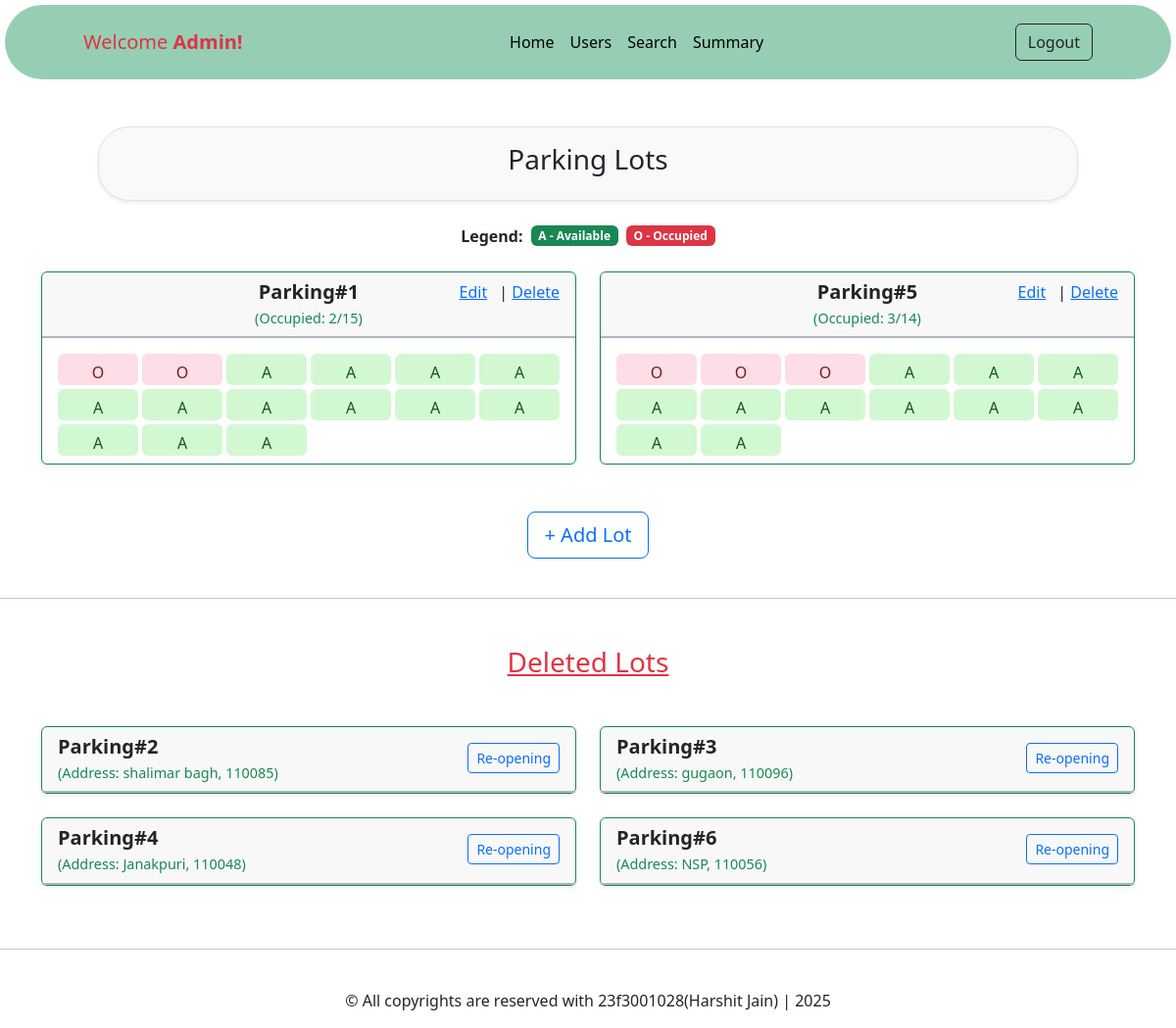
The page /home (signed in) on the database as committed earlier.
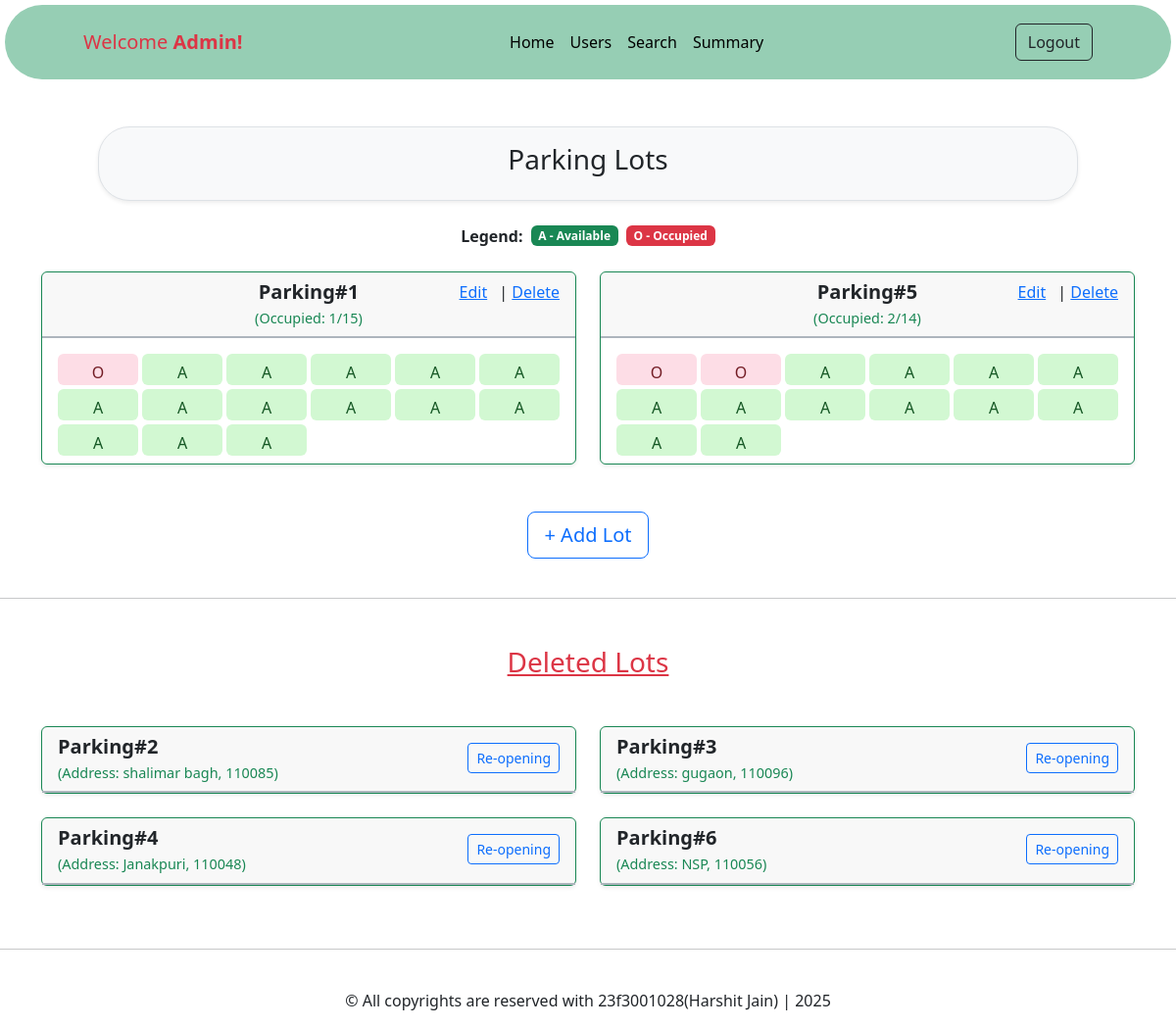
The same page on the database as committed later.
### app/models/parking_lot.py (models this page shows, shortened)
class parking_lot(db.Model):
    __tablename__ = 'parking_lot'
    lot_id = db.Column(db.Integer, primary_key=True, autoincrement=True)
    location = db.Column(db.String(100), nullable=False)
    address = db.Column(db.String(250), nullable=False)
    pin_code = db.Column(db.Integer, nullable=False)
    total_spots = db.Column(db.Integer, nullable=False)
    price = db.Column(db.Integer, nullable=False)
    status = db.Column(db.String(20), default='active')  # 'active', 'deleted'
    spots = db.relationship('parking_spot', backref='lot', lazy=True)
    @property
    def total_no_spots(self):
        return len([spot for spot in self.spots if spot.is_active])
    @property
    def occupied_spots(self):
        return len([spot for spot in self.spots if spot.is_active and spot.status == 'occupied'])

### app/models/parking_spot.py (models this page shows)
class parking_spot(db.Model):
    __tablename__ = 'parking_spot'
    spot_id = db.Column(db.Integer, primary_key=True, autoincrement=True)
    lot_id = db.Column(db.Integer, db.ForeignKey('parking_lot.lot_id', ondelete='RESTRICT', onupdate='CASCADE'))
    status = db.Column(db.String(20), nullable=False) # status = 'occupied' or 'available'
    is_active = db.Column(db.Boolean, default=True)  # True = exists, False = deleted

### app/routes/admin.py (the view)
@admin_bp.route('/home')
@admin_required
def view_lots():
    lots = parking_lot.query.filter_by(status='active').all()
    old_lots = parking_lot.query.filter_by(status='deleted').all()
    return render_template('admin/admin_dash.html', lots=lots, old_lots=old_lots)

### app/routes/admin.py (called while the page is built)
def admin_required(f):
    @wraps(f)
    def decorated_function(*args, **kwargs):
        if 'admin' not in session:
            return redirect(url_for('auth.adminlogin'))
        return f(*args, **kwargs)
    return decorated_function

### app/templates/admin/admin_dash.html (shortened to what this page needs)
{% extends "admin/base.html" %}
{% block heading %} Parking Lots{% endblock %}
{% block content %}
  <div class="mt-4 d-flex justify-content-center align-items-center gap-2">
    <strong>Legend:</strong>
    <span class="badge bg-success">A - Available</span>
    <span class="badge bg-danger">O - Occupied</span>
  </div>
  <br>
<div class="container">
  <div class="row">
    {% for lot in lots %}
    <div class="col-md-6 mb-4">
      <div class="card shadow-sm border border-success">
        <div class="card-header py-2 border-bottom border-dark-subtle border-2">
          <div class="d-flex justify-content-between align-items-start">
            <div class="text-center w-100">
              <h5 class="mb-1"><strong>Parking#{{ lot.lot_id }}</strong></h5>
              <p class="text-success mb-0" style="font-size: 0.9rem;">(Occupied: {{ lot.occupied_spots }}/{{ lot.total_no_spots }})</p>
            </div>
            <div class="position-absolute end-0 top-0 mt-2 me-3">
              <a href="{{ url_for('admin.update_lot', lot_id=lot.lot_id) }}" class="text-primary me-2">Edit</a> |
              <a href="{{ url_for('admin.delete_lot', lot_id=lot.lot_id) }}" class="text-primary"
              onclick="return confirm('Are you sure you want to delete this lot? This action cannot be undone!')">Delete</a>
            </div>
          </div>
        </div>
        <div class="card-body pt-3 pb-2">
          <div class="row gx-1 gy-1">
            {% for spot in lot.spots if spot.is_active %}
            <div class="col-2">
              <a href="{{ url_for('admin.view_spot', spot_id=spot.spot_id) }}"
                class="w-100 btn spot-btn
                {% if spot.status == 'occupied' %}occupied{% else %}available{% endif %}">
                {{ 'O' if spot.status == 'occupied' else 'A' }}
              </a>
            </div>
            {% endfor %}
          </div>
        </div>
      </div>
    </div>
    {% endfor %}
  </div>
  <div class="text-center mt-4">
    <a href="{{ url_for('admin.create_lot') }}" class="btn btn-outline-primary btn-lg">+ Add Lot</a>
  </div>
</div>
<br>
<hr>
<div class="container">
  <h3 class="text-danger my-5 text-center"><u>Deleted Lots</u></h3>
  <div class="row">
    {% for lot in old_lots %}
    <div class="col-md-6 mb-4">
      <div class="card shadow-sm border border-success">
        <div class="card-header py-2 border-bottom border-dark-subtle border-2">
          <div class="d-flex justify-content-between align-items-start">
            <div class="text-left w-100">
              <h5 class="mb-1"><strong>Parking#{{ lot.lot_id }}</strong></h5>
              <p class="text-success mb-0" style="font-size: 0.9rem;">(Address: {{ lot.address }}, {{ lot.pin_code }})</p>
            </div>
            <div class="position-absolute end-0 top-2 mt-2 me-3">
              <a href="{{ url_for('admin.reopen_lot', lot_id=lot.lot_id) }}" class="btn btn-outline-primary btn-lg btn-sm">Re-opening</a>
            </div>
          </div>
        </div>
      </div>
    </div>
    {% endfor %}
  </div>
</div>
{% endblock %}

### app/templates/admin/base.html (shortened to what this page needs)
<!DOCTYPE html>
<html lang="en">
<head>
    <link href="https://cdn.jsdelivr.net/npm/bootstrap@5.3.6/dist/css/bootstrap.min.css" rel="stylesheet">
    <link href="https://cdn.jsdelivr.net/npm/bootstrap-icons@1.10.5/font/bootstrap-icons.css" rel="stylesheet">
</head>
<body>
<nav class="navbar navbar-expand-lg navbar-dark mb-5 rounded-pill" style="background-color: #96ceb4; margin: 5px 5px 5px 5px ;">
  <div class='container-fluid' style="padding: 10px 80px 10px 80px;">
    <span class="navbar-brand text-danger"> Welcome <b>Admin!</b></span>
    <div class="collapse navbar-collapse justify-content-center">
      <ul class="navbar-nav">
        <li class="nav-item"><a class="nav-link text-black" href="{{ url_for('admin.view_lots') }}">Home</a></li>
        <li class="nav-item"><a class="nav-link text-black" href="{{ url_for('admin.view_users') }}">Users</a></li>
        <li class="nav-item"><a class="nav-link text-black" href="{{ url_for('admin.search') }}">Search</a></li>
        <li class="nav-item"><a class="nav-link text-black" href="{{ url_for('admin.admin_summary') }}">Summary</a></li>
      </ul>
    </div>
    <a class="btn btn-outline-dark" href="{{ url_for('auth.adminlogout') }}">Logout</a>
  </div>
</nav>
    <div class="container col-lg-10 mb-3 border rounded-5 shadow-sm p-3 bg-light">
        <h3 class="text-center"> {% block heading %} {% endblock%}</h3>
    </div>
    <main>
        {% block content %} {%endblock%}
    </main>
<br><hr><br>
    <footer class="text-center">
        <p> &copy; All copyrights are reserved with 23f3001028(Harshit Jain) | 2025</p>
    </footer>
</body>
</html>

### app/templates/admin/admin_dash.html (style rules this page uses)
.spot-btn { height: 32px; font-weight: 600; font-size: 0.9rem; border-radius: 0.5rem; border: none; transition: 0.2s ease; }
.spot-btn.available { background-color: #d2f8d2; color: #155724; }
.spot-btn.occupied { background-color: #fddde6; color: #721c24; }

Rows that differ between the two databases and show on the page:
changed through a linked row, parking_lot id 1: occupied_spots "2" → "1"
changed parking_spot (number 2 of 29 on the later page): status "O" → "A"
changed through a linked row, parking_lot id 5: occupied_spots "3" → "2"
changed parking_spot (number 18 of 29 on the later page): status "O" → "A"
